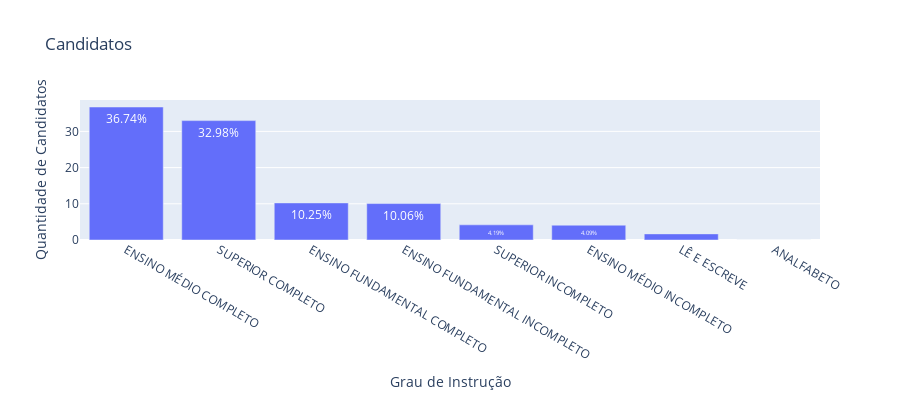

This figure's notebook cell:
### Code cell
data = dados_agg['DS_GRAU_INSTRUCAO'].value_counts(normalize=True).reset_index()

data['proportion'] = data['proportion']*100

fig = px.bar(
    data, 
    x='DS_GRAU_INSTRUCAO',  # Eixo X
    y='proportion',  # Eixo Y
    title='Candidatos'  # Título do gráfico
)

# Atualizar os títulos dos eixos
fig.update_layout(
    xaxis_title="Grau de Instrução",  # Título do eixo X
    yaxis_title="Quantidade de Candidatos",  # Título do eixo Y
    width=900, 
    height=400
)

# Mostrar os valores nas barras
fig.update_traces(texttemplate='%{y:.2f}%', textposition='inside')

fig.show()

### Figure 1 — Plotly figure (JSON) as saved in the notebook; plotly's stock layout.template omitted (floating-point values rounded to 4 significant figures)
{"data": [{"alignmentgroup": "True", "hovertemplate": "DS_GRAU_INSTRUCAO=%{x}<br>proportion=%{y}<extra></extra>", "legendgroup": "", "marker": {"color": "#636efa", "pattern": {"shape": ""}}, "name": "", "offsetgroup": "", "orientation": "v", "showlegend": false, "textposition": "inside", "texttemplate": "%{y:.2f}%", "type": "bar", "x": ["ENSINO MÉDIO COMPLETO", "SUPERIOR COMPLETO", "ENSINO FUNDAMENTAL COMPLETO", "ENSINO FUNDAMENTAL INCOMPLETO", "SUPERIOR INCOMPLETO", "ENSINO MÉDIO INCOMPLETO", "LÊ E ESCREVE", "ANALFABETO"], "xaxis": "x", "y": [36.74, 32.98, 10.25, 10.06, 4.192, 4.092, 1.688, 0.001355], "yaxis": "y"}], "layout": {"barmode": "relative", "height": 400, "legend": {"tracegroupgap": 0}, "title": {"text": "Candidatos"}, "width": 900, "xaxis": {"anchor": "y", "domain": [0, 1], "title": {"text": "Grau de Instrução"}}, "yaxis": {"anchor": "x", "domain": [0, 1], "title": {"text": "Quantidade de Candidatos"}}}}
